Frame 1 (no input): blank canvas, image omitted
Frame 60 (the mouse pressed at the canvas centre just before this capture): blank canvas, image omitted
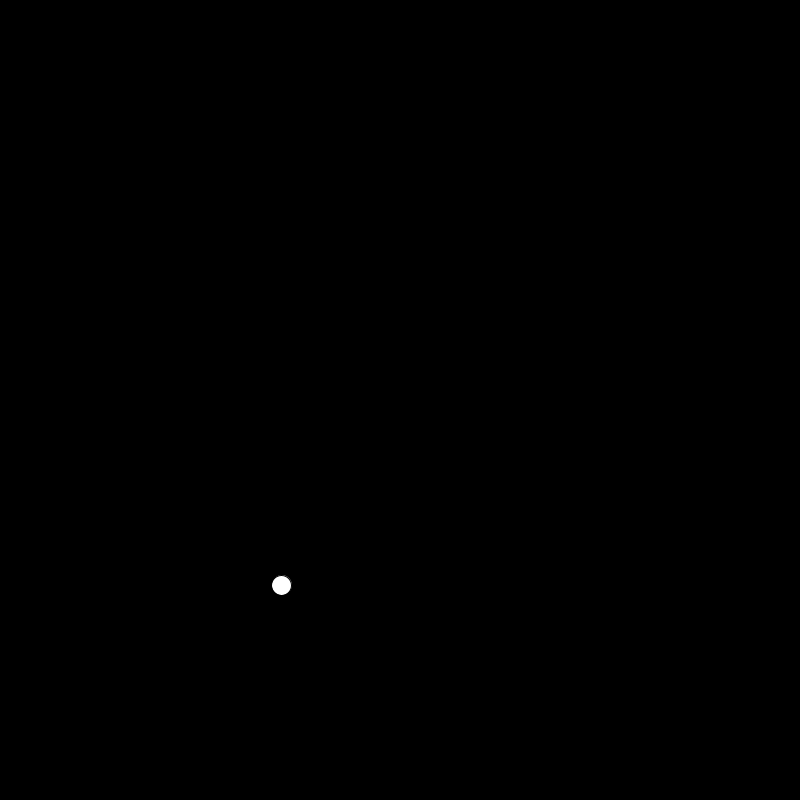
Frame 120 (the mouse held since frame 60 and released just before this capture)

The Processing sketch whose frames 1 and 60 were blank and that drew this single picture after the mouse press (run headless with seeded random() and noise(); from frame 60 on, the mouse is pressed at the canvas centre):

// Processing sketch: gravityball_class
// ── gravityball_class.pde
GravityBall ball;
void setup() {
  size(800, 800);
  ball=new GravityBall();
}


void draw() {
  background(0);
  ball.display();
  ball.move();
  ball.bounce();
}


class GravityBall {
  PVector loc,acc, vel;
  float sz;
  GravityBall() {
    loc=new PVector(width/2, height/2);
    vel=PVector.random2D();
    acc=new PVector(0,.1);
    sz=20;
  }
  void display() {
    ellipse(loc.x, loc.y, sz, sz);
  }
  void move() {
    loc.add(vel);
    vel.add(acc);
  }
  void bounce() { 
    if (loc.x+sz/2> width || loc.x - sz/2 < 0) {
      vel.x *= -1;
    }
    if (loc.y + sz/2 > height || loc.y - sz/2 < 0) {
      vel.y *= -1;
    }
  }
}
